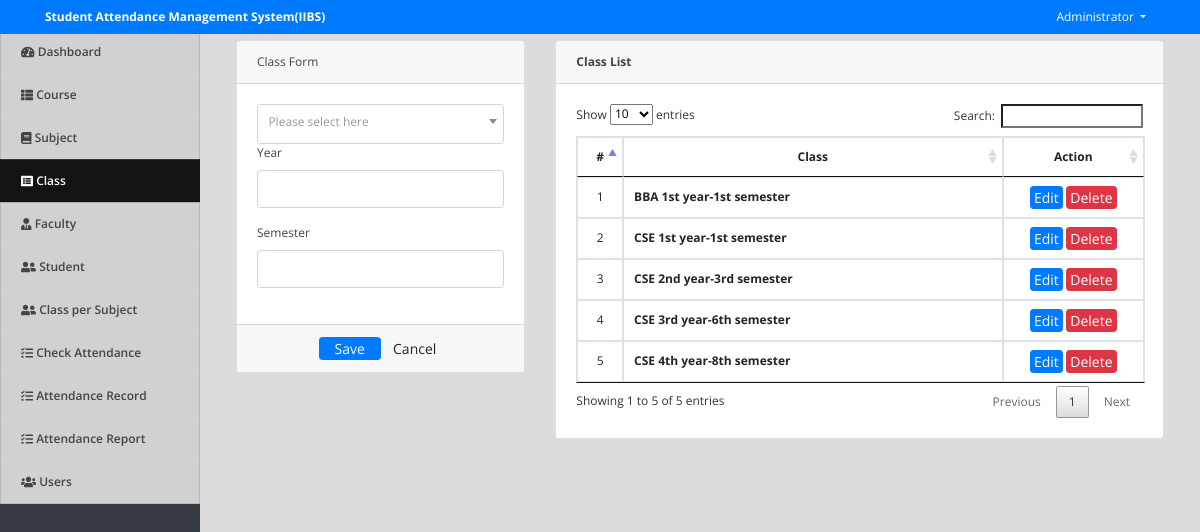
The page /index.php?page=class (signed in) on the database its author committed.
### tables this page shows
CREATE TABLE `class` (
  `id` int(30) NOT NULL,
  `course_id` int(30) NOT NULL,
  `level` varchar(50) NOT NULL,
  `section` varchar(100) NOT NULL,
  `status` tinyint(1) NOT NULL DEFAULT 1 COMMENT '1=Active, 0=Inactive',
  `date_created` datetime NOT NULL DEFAULT current_timestamp()
);

### class.php (the view, shortened to what this page needs)
<?php include('db_connect.php');?>
<div class="container-fluid">
	<div class="col-lg-12">
		<div class="row">
			<div class="col-md-4">
			<form action="" id="manage-class">
				<div class="card">
					<div class="card-header">
						    Class Form
				  	</div>
					<div class="card-body">
							<div class="form-group">
								<label class="control-label">Year</label>
								<input type="text" class="form-control" name="level">
							</div>
							<div class="form-group">
								<label class="control-label">Semester</label>
								<input type="text" class="form-control" name="section">
							</div>
					</div>
					<div class="card-footer">
						<div class="row">
							<div class="col-md-12">
								<button class="btn btn-sm btn-primary col-sm-3 offset-md-3"> Save</button>
								<button class="btn btn-sm btn-default col-sm-3" type="reset"> Cancel</button>
							</div>
						</div>
					</div>
				</div>
			</form>
			</div>
			<div class="col-md-8">
				<div class="card">
					<div class="card-header">
						<b>Class List</b>
					</div>
					<div class="card-body">
						<table class="table table-bordered table-hover">
							<thead>
								<tr>
									<th class="text-center" width="5%">#</th>
									<th class="text-center">Class</th>
									<th class="text-center" width="25%">Action</th>
								</tr>
							</thead>
							<tbody>
								<?php
								$i = 1;
								$class = $conn->query("SELECT c.*,concat(co.course,' ',c.level,'-',c.section) as `class` FROM `class` c inner join courses co on co.id = c.course_id order by concat(co.course,' ',c.level,'-',c.section) asc");
								while($row=$class->fetch_assoc()):
								?>
								<tr>
									<td class="text-center"><?php echo $i++ ?></td>
									<td class="">
										<p><b><?php echo $row['class'] ?></b></p>
									</td>
									<td class="text-center">
										<button class="btn btn-sm btn-primary edit_class" type="button" data-id="<?php echo $row['id'] ?>"  data-course_id="<?php echo $row['course_id'] ?>"  data-level="<?php echo $row['level'] ?>" data-section="<?php echo $row['section'] ?>" >Edit</button>
										<button class="btn btn-sm btn-danger delete_class" type="button" data-id="<?php echo $row['id'] ?>">Delete</button>
									</td>
								</tr>
								<?php endwhile; ?>
							</tbody>
						</table>
					</div>
				</div>
			</div>
		</div>
	</div>
</div>

### assets/css/style.css (style rules this page uses)
body { font-family: "Open Sans", sans-serif; color: #444444; width: 100%; height: calc(100%); font-size: 12px; }
.btn-sm { padding: .0001rem .2rem; }

### index.php (style rules this page uses)
body { background: #80808045; }

### class.php (style rules this page uses)
td { vertical-align: middle !important; }
td p { margin: unset; }

### rows shown on the page
class: class "BBA 1st year-1st semester"
class: class "CSE 1st year-1st semester"
class: class "CSE 2nd year-3rd semester"
class: class "CSE 3rd year-6th semester"
class: class "CSE 4th year-8th semester"

### other values the page prints
$_SESSION['system']['name'] "Student Attendance Management System(IIBS)"
$_SESSION['login_name'] "Administrator"
